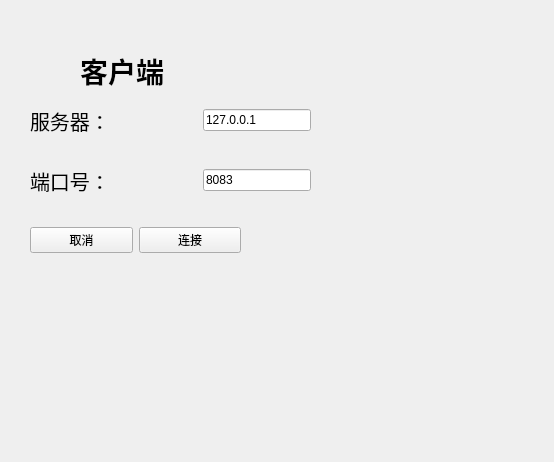
<?xml version="1.0" encoding="UTF-8"?>
<ui version="4.0">
 <class>Widget</class>
 <widget class="QWidget" name="Widget">
  <property name="geometry">
   <rect>
    <x>0</x>
    <y>0</y>
    <width>554</width>
    <height>462</height>
   </rect>
  </property>
  <property name="windowTitle">
   <string>Widget</string>
  </property>
  <widget class="QLabel" name="label">
   <property name="geometry">
    <rect>
     <x>80</x>
     <y>40</y>
     <width>281</width>
     <height>61</height>
    </rect>
   </property>
   <property name="font">
    <font>
     <pointsize>21</pointsize>
     <weight>75</weight>
     <bold>true</bold>
    </font>
   </property>
   <property name="text">
    <string>客户端</string>
   </property>
  </widget>
  <widget class="QWidget" name="layoutWidget">
   <property name="geometry">
    <rect>
     <x>30</x>
     <y>160</y>
     <width>281</width>
     <height>41</height>
    </rect>
   </property>
   <layout class="QHBoxLayout" name="horizontalLayout_2">
    <item>
     <widget class="QLabel" name="label_3">
      <property name="font">
       <font>
        <pointsize>15</pointsize>
       </font>
      </property>
      <property name="text">
       <string>端口号：</string>
      </property>
     </widget>
    </item>
    <item>
     <spacer name="horizontalSpacer_2">
      <property name="orientation">
       <enum>Qt::Horizontal</enum>
      </property>
      <property name="sizeHint" stdset="0">
       <size>
        <width>40</width>
        <height>20</height>
       </size>
      </property>
     </spacer>
    </item>
    <item>
     <widget class="QLineEdit" name="lineEdit_port">
      <property name="text">
       <string>8083</string>
      </property>
     </widget>
    </item>
   </layout>
  </widget>
  <widget class="QWidget" name="layoutWidget">
   <property name="geometry">
    <rect>
     <x>30</x>
     <y>220</y>
     <width>211</width>
     <height>41</height>
    </rect>
   </property>
   <layout class="QHBoxLayout" name="horizontalLayout_3">
    <item>
     <widget class="QPushButton" name="pushButton_cancel">
      <property name="text">
       <string>取消</string>
      </property>
     </widget>
    </item>
    <item>
     <widget class="QPushButton" name="pushButton_connect">
      <property name="text">
       <string>连接</string>
      </property>
     </widget>
    </item>
   </layout>
  </widget>
  <widget class="QWidget" name="">
   <property name="geometry">
    <rect>
     <x>30</x>
     <y>100</y>
     <width>281</width>
     <height>41</height>
    </rect>
   </property>
   <layout class="QHBoxLayout" name="horizontalLayout">
    <item>
     <widget class="QLabel" name="label_2">
      <property name="font">
       <font>
        <pointsize>15</pointsize>
       </font>
      </property>
      <property name="text">
       <string>服务器：</string>
      </property>
     </widget>
    </item>
    <item>
     <spacer name="horizontalSpacer">
      <property name="orientation">
       <enum>Qt::Horizontal</enum>
      </property>
      <property name="sizeHint" stdset="0">
       <size>
        <width>40</width>
        <height>20</height>
       </size>
      </property>
     </spacer>
    </item>
    <item>
     <widget class="QLineEdit" name="lineEdit_ip">
      <property name="text">
       <string>127.0.0.1</string>
      </property>
     </widget>
    </item>
   </layout>
  </widget>
 </widget>
 <resources/>
 <connections/>
</ui>
